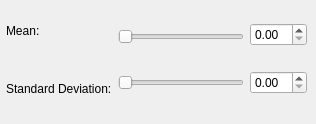
               <widget class="QWidget" name="page_2">
                <widget class="QWidget" name="layoutWidget_2">
                 <property name="geometry">
                  <rect>
                   <x>6</x>
                   <y>4</y>
                   <width>301</width>
                   <height>111</height>
                  </rect>
                 </property>
                 <layout class="QHBoxLayout" name="horizontalLayout_6">
                  <item>
                   <layout class="QVBoxLayout" name="verticalLayout">
                    <item>
                     <widget class="QLabel" name="label_40">
                      <property name="text">
                       <string>Mean:</string>
                      </property>
                     </widget>
                    </item>
                    <item>
                     <widget class="QLabel" name="label_41">
                      <property name="text">
                       <string>Standard Deviation:</string>
                      </property>
                     </widget>
                    </item>
                   </layout>
                  </item>
                  <item>
                   <layout class="QVBoxLayout" name="verticalLayout_2">
                    <item>
                     <widget class="QSlider" name="horizontalSlider_28">
                      <property name="orientation">
                       <enum>Qt::Horizontal</enum>
                      </property>
                     </widget>
                    </item>
                    <item>
                     <widget class="QSlider" name="horizontalSlider_29">
                      <property name="orientation">
                       <enum>Qt::Horizontal</enum>
                      </property>
                     </widget>
                    </item>
                   </layout>
                  </item>
                  <item>
                   <layout class="QVBoxLayout" name="verticalLayout_3">
                    <item>
                     <widget class="QDoubleSpinBox" name="doubleSpinBox_5"/>
                    </item>
                    <item>
                     <widget class="QDoubleSpinBox" name="doubleSpinBox_6"/>
                    </item>
                   </layout>
                  </item>
                 </layout>
                </widget>
               </widget>
